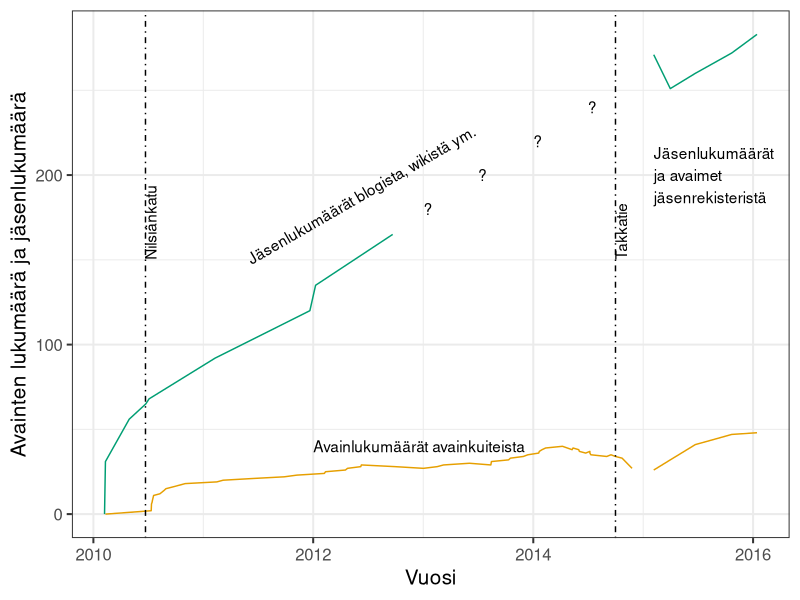

Write R code to recreate this figure.
# Kuvaaja Helsinki Hacklabin jäsenien lukumääristä eri vuosina


# R-ohjelma (vaatii kirjaston ggplot2), joka piirtää kuvaajan Helsinki Hacklabin jäsenlukumääristä 
# kierrossa olleista avaimista vuodesta 2010 alkaen. Tiedot poimittu blogista, wikistä, avainkuiteista, jäsenrekisteristä ym.
# Tiedot jäsenlukumäärästä vuosina 2013 ja 2014 puuttuvat, eivät olleet saatavilla missään.
# Huom. kuvaaja ei ota kantaa tietojen paikkansapitävyyteen: rekistereissä on ollut varsinkin vuoteen 2016 asti mukana monia jäsenmaksua maksamattomia.



# wiki_maara sisältää jäsenlukumäärät wikiin ja blogiin kirjoitetuista tiedoista
wiki_maara <- list()
wiki_maara$y <- c(0,   #lähtötilanne
                  31,  #jäsenlukumäärän tieto wikistä
                  56,  #https://wiki.hackerspaces.org/w/index.php?title=Helsinki_Hacklab&oldid=10313
                  65,  #https://wiki.hackerspaces.org/w/index.php?title=Helsinki_Hacklab&oldid=11098
                  68,  #https://wiki.hackerspaces.org/w/index.php?title=Helsinki_Hacklab&oldid=11310
                  92,  #jäsenlukumäärä http://helsinki.hacklab.fi/2011/02/helsinki-hacklab-laajentui/
                  120, #jäsenlukumäärän tieto wikistä
                  135, #https://wiki.hackerspaces.org/w/index.php?title=Helsinki_Hacklab&oldid=21092
                  165) #jäsenlukumäärän tieto wikistä
wiki_maara$x <- as.Date(c("2010-02-07",
                          "2010-02-10",
                          "2010-04-30",
                          "2010-06-24",
                          "2010-07-05",
                          "2011-02-09",
                          "2011-12-21",
                          "2012-01-09",
                          "2012-09-21"))



# Tiedot jäsenrekisteri karsinasta
karsina_maara <- list()
karsina_maara$y <- c(271,
                     251, # pudotusta jäsenmäärässä, jäsenrekisterin siivous vai onko 1. luku väärin?
                     260,
                     272,
                     283)
karsina_maara$x <- as.Date(c("2015-02-05",
                             "2015-04-01",
                             "2015-06-23",
                             "2015-10-22",
                             "2016-01-14"))

# Holvissa maksetut jäsenmaksut vuodelle 2016
holvi_maara <- list()
holvi_maara$y <- c(173)
holvi_maara$x <- as.Date(c("2016-06-15"))




# Avainlukumäärä avainkuittien päivämäärien perusteella laskettuna.
# Nämä numerot on laskettu alkuperäisten avainkuittien perusteella ja
# taulukoitu tähän dataan päivämäärän kanssa aina kun avaimia on jaettu lisää tai palautettu.

avainkuitit <- list()
avainkuitit$y <- c(0,2,6,7,8,11,12,14,15,16,18,
                    19,20,21,22,23,24,25,26,27,
                    28,29,28,27,28,29,30,29,31,
                    32,33,34,35,36,37,38,39,40,
                    38,39,38,37,36,37,36,35,34,
                    35,34,33,27)
avainkuitit$x <- as.Date(c(
  "2010-02-10",
  "2010-07-12",
  "2010-07-13",
  "2010-07-15",
  "2010-07-16",
  "2010-07-20",
  "2010-08-10",
  "2010-08-24",
  "2010-08-30",
  "2010-09-21",
  "2010-11-02",
  "2011-02-15",
  "2011-03-08",
  "2011-06-14",
  "2011-09-27",
  "2011-11-08",
  "2012-02-07",
  "2012-02-11",
  "2012-04-17",
  "2012-04-24",
  "2012-06-07",
  "2012-06-09",
  "2012-09-29",
  "2013-01-01",
  "2013-02-16",
  "2013-03-09",
  "2013-06-03",
  "2013-08-13",
  "2013-08-15",
  "2013-10-11",
  "2013-10-17",
  "2013-11-29",
  "2013-12-14",
  "2014-01-19",
  "2014-01-21",
  "2014-01-30",
  "2014-02-11",
  "2014-04-08",
  "2014-05-10",
  "2014-05-13",
  "2014-06-01",
  "2014-06-03",
  "2014-06-24",
  "2014-07-08",
  "2014-07-08",
  "2014-07-11",
  "2014-09-02",
  "2014-09-16",
  "2014-10-01",
  "2014-10-23",
  "2014-11-25"
))

# Karsinasta, eli vuoden 2016 alkuun asti käytössä olleesta jäsenrekisteristä poimitut avainlukumäärät
# Tieto käyty noutamassa silloin tällöin - rekisteristä ei ollut saatavilla säännöllisiä raportteja
karsina_avain <- list()

# lukumäärä = kokonaislukumäärä vähennettynä erikoisavaimilla ja kuoletetuilla avaimilla
# erikoisavaimilla tarkoitetaan SATSin, SER-keräyksen, alivuokralaisten ja oppilaitosten avaimia, vara-avaimia tms.
karsina_avain$y <- c(26, # = 37 (total) - 10 (erikois) - 1 (revoked)
                     32, # = 44 (total) - 11 (erikois) - 1 (revoked)
                     41, # = 54 (total) - 12 (erikois) - 1 (revoked)
                     47, # = 61 (total) - 12 (erikois) - 2 (revoked)
                     48) # = 62 (total) - 12 (erikois) - 2 (revoked)

karsina_avain$x <- as.Date(c("2015-02-05",
                             "2015-04-01",
                             "2015-06-23",
                             "2015-10-22",
                             "2016-01-14"))


kaikki_maara <- list()
kaikki_avain <- list()

kaikki_maara$x <- c(wiki_maara$x, karsina_maara$x)
kaikki_maara$y <- c(wiki_maara$y, karsina_maara$y)

kaikki_avain$x <- c(avainkuitit$x, karsina_avain$x)
kaikki_avain$y <- c(avainkuitit$y, karsina_avain$y)


library(ggplot2)

avain_kuvaaja1 <- geom_line(data=data.frame(avainkuitit), aes(x=x, y=y), color="#E69F00")
avain_kuvaaja2 <- geom_line(data=data.frame(karsina_avain), aes(x=x, y=y), color="#E69F00")

jasen_kuvaaja1 <- geom_line(data=data.frame(wiki_maara), aes(x=x, y=y), color="#009E73")
jasen_kuvaaja2 <- geom_line(data=data.frame(karsina_maara), aes(x=x, y=y), color="#009E73")


selite <- data.frame(
  x = c(as.Date("2010-07-10"),
        as.Date("2014-10-20"),
        as.Date("2012-01-01"),
        as.Date("2011-06-01"),
        as.Date("2015-02-05"),
        
        as.Date("2013-01-01"),
        as.Date("2013-07-01"),
        as.Date("2014-01-01"),
        as.Date("2014-07-01")       
        ),
  y = c(150, 150, 40, 150, 200, 180, 200, 220, 240),
  text = c("Nilsiänkatu",
           "Takkatie",
           "Avainlukumäärät avainkuiteista",
           "Jäsenlukumäärät blogista, wikistä ym.",
           "Jäsenlukumäärät \nja avaimet\njäsenrekisteristä",
           "?", "?", "?", "?"),
  kulma = c(90, 90, 0, 30, 0, 0, 0, 0, 0)
  #,koko = c(2,2,2,2,2,1,1,1,1)
)
selite_kuvaaja <- geom_text(data=selite,
                            aes(x=x, y=y,
                                label = text,
                                hjust="left",
                                angle=kulma))
                                #size=koko))


molemmat_kuvaajat <- ggplot() +
  avain_kuvaaja1 + avain_kuvaaja2 +
  jasen_kuvaaja1 + jasen_kuvaaja2 +
  geom_vline(aes(
    xintercept=as.numeric(as.Date("2010-06-23"))),
    linetype=4,
    colour="black") +
  geom_vline(aes(
     xintercept=as.numeric(as.Date("2014-10-01"))),
     linetype=4,
     colour="black") +
  selite_kuvaaja + xlab("Vuosi") + ylab("Avainten lukumäärä ja jäsenlukumäärä") +
  theme_bw(base_size=15) + theme(legend.position="none")

# lopuksi piirrä kuvaaja
molemmat_kuvaajat
